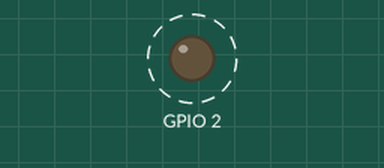
This program was run on a simulated ESP32. Shown: output pins drawn as LEDs (lit = HIGH). Dashed ring = blinking. WiFi joins after 1.5 s; servers stay silent unless stated; what the program prints to the serial monitor is not drawn.

Above: at 1.7 s.
Timing chart, 0 to 4.5 s (numbered marks = the images above):
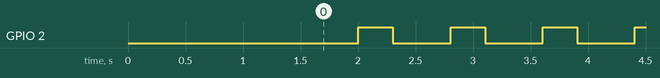

Measured:
- by itself, GPIO 2: alternates HIGH for 0.30 s and LOW for 0.50 s

The program:

main.cpp
```cpp
#define ESP32_RTOS  // Uncomment this line if you want to use the code with freertos only on the ESP32
                    // Has to be done before including "OTA.h"

#include "OTA.h"
#include "credentials.h"

void setup() {
  Serial.begin(115200);
  Serial.println("Booting");
  Serial.println("Nueva version");
  pinMode(2,OUTPUT);
  digitalWrite(2,LOW);
  setupOTA("ESP32-alvaro-salazar", MI_WIFI, MI_PASS);
}

void loop() {
#ifdef defined(ESP32_RTOS) && defined(ESP32)
#else // If you do not use FreeRTOS, you have to regulary call the handle method.
  ArduinoOTA.handle();
#endif
  delay(500);
  digitalWrite(2,HIGH);
  delay(300);
  digitalWrite(2,LOW);
}
```

OTA.h
```cpp
#ifdef ESP32
#include <WiFi.h>
#include <ESPmDNS.h>
#else
#include <ESP8266WiFi.h>
#include <ESP8266mDNS.h>
#endif

#include <WiFiUdp.h>
#include <ArduinoOTA.h>

#if defined(ESP32_RTOS) && defined(ESP32)
void ota_handle( void * parameter ) {
  for (;;) {
    ArduinoOTA.handle();
    delay(3500);
  }
}
#endif

void setupOTA(const char* nameprefix, const char* ssid, const char* password) {
  // Configure the hostname
  uint16_t maxlen = strlen(nameprefix) + 7;
  char *fullhostname = new char[maxlen];
  uint8_t mac[6];
  WiFi.macAddress(mac);
  snprintf(fullhostname, maxlen, "%s-%02x%02x%02x", nameprefix, mac[3], mac[4], mac[5]);
  ArduinoOTA.setHostname(fullhostname);
  delete[] fullhostname;

  // Configure and start the WiFi station
  WiFi.mode(WIFI_STA);
  WiFi.begin(ssid, password);

  // Wait for connection
  while (WiFi.waitForConnectResult() != WL_CONNECTED) {
    Serial.println("Connection Failed! Rebooting...");
    delay(5000);
    ESP.restart();
  }

  // Port defaults to 3232
  // ArduinoOTA.setPort(3232); // Use 8266 port if you are working in Sloeber IDE, it is fixed there and not adjustable

  // No authentication by default
  // ArduinoOTA.setPassword("admin");

  // Password can be set with it's md5 value as well
  // MD5(admin) = 21232f297a57a5a743894a0e4a801fc3
  // ArduinoOTA.setPasswordHash("21232f297a57a5a743894a0e4a801fc3");

  ArduinoOTA.onStart([]() {
	//NOTE: make .detach() here for all functions called by Ticker.h library - not to interrupt transfer process in any way.
    String type;
    if (ArduinoOTA.getCommand() == U_FLASH)
      type = "sketch";
    else // U_SPIFFS
      type = "filesystem";

    // NOTE: if updating SPIFFS this would be the place to unmount SPIFFS using SPIFFS.end()
    Serial.println("Start updating " + type);
  });

  ArduinoOTA.onEnd([]() {
    Serial.println("\nEnd");
  });

  ArduinoOTA.onProgress([](unsigned int progress, unsigned int total) {
    Serial.printf("Progress: %u%%\r", (progress / (total / 100)));
  });

  ArduinoOTA.onError([](ota_error_t error) {
    Serial.printf("Error[%u]: ", error);
    if (error == OTA_AUTH_ERROR) Serial.println("\nAuth Failed");
    else if (error == OTA_BEGIN_ERROR) Serial.println("\nBegin Failed");
    else if (error == OTA_CONNECT_ERROR) Serial.println("\nConnect Failed");
    else if (error == OTA_RECEIVE_ERROR) Serial.println("\nReceive Failed");
    else if (error == OTA_END_ERROR) Serial.println("\nEnd Failed");
  });

  ArduinoOTA.begin();

  Serial.println("OTA Initialized");
  Serial.print("IP address: ");
  Serial.println(WiFi.localIP());

#if defined(ESP32_RTOS) && defined(ESP32)
  xTaskCreate(
    ota_handle,          /* Task function. */
    "OTA_HANDLE",        /* String with name of task. */
    10000,            /* Stack size in bytes. */
    NULL,             /* Parameter passed as input of the task */
    1,                /* Priority of the task. */
    NULL);            /* Task handle. */
#endif
}
```

credentials.h
```cpp
#define MI_WIFI "Hola"
#define MI_PASS "1234567890"
```
